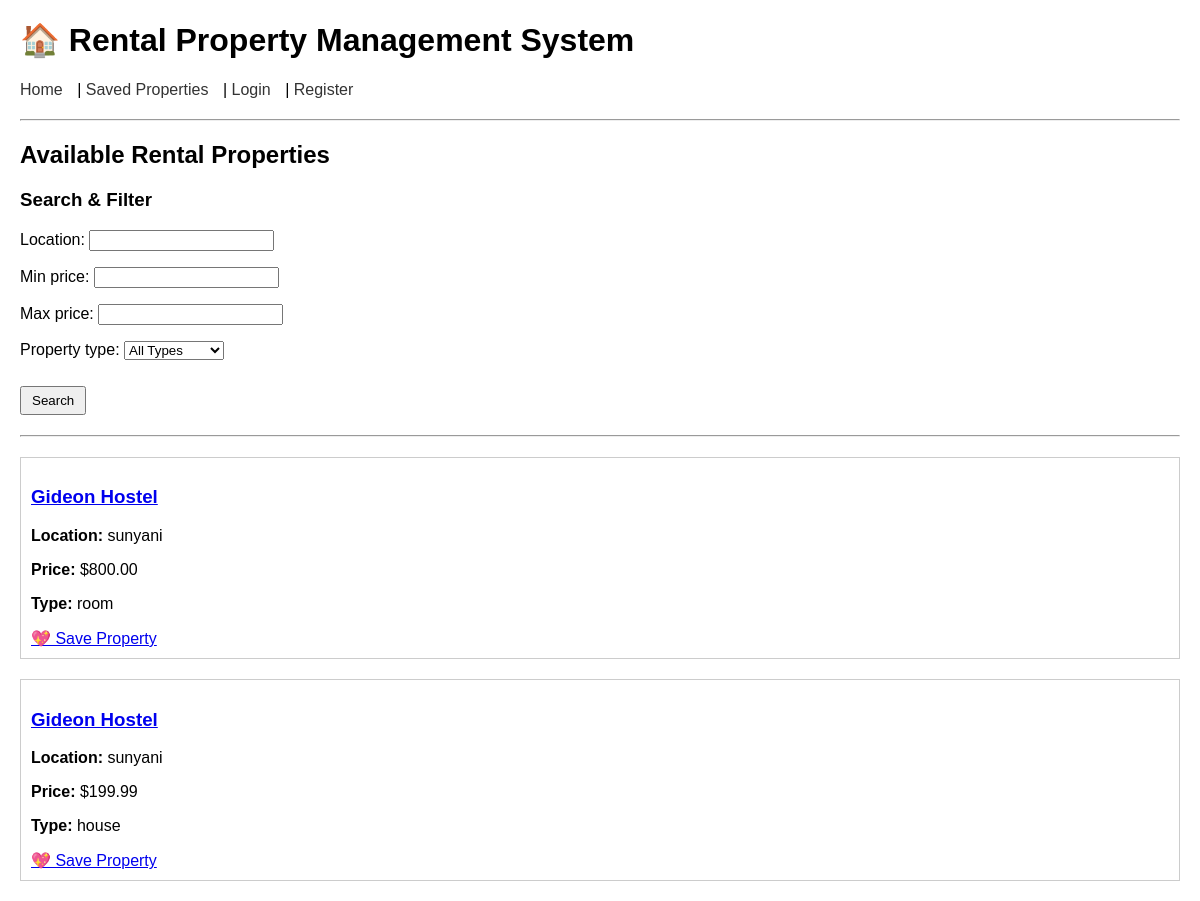
/, run on an earlier commit of the app's database.
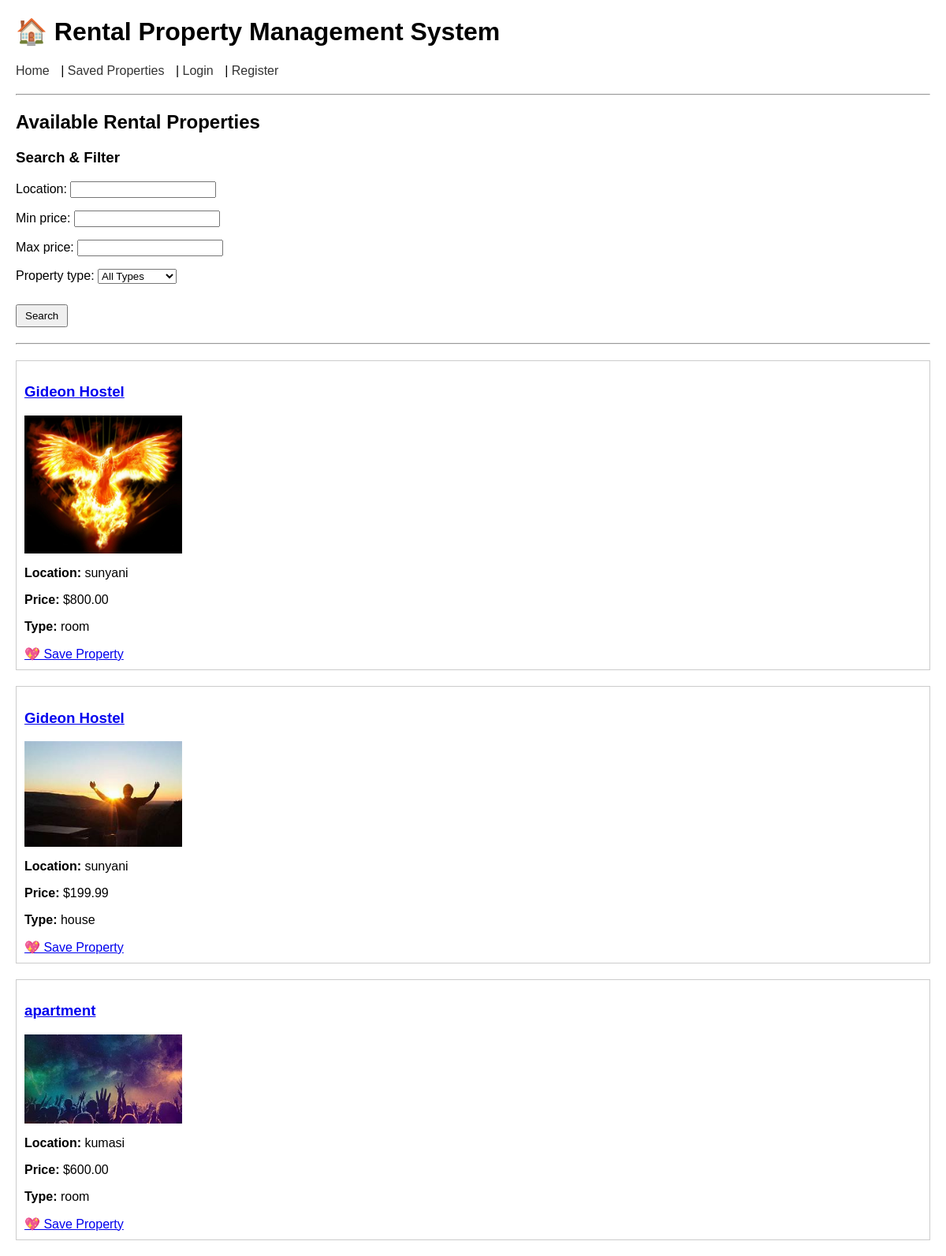
And on a later commit of the database.
### rentals_app/models.py (models this page shows, shortened)
class Property(models.Model):
    PROPERTY_TYPE_CHOICES = (
        ('room', 'Room'),
        ('house', 'Entire House'),
    )
    owner = models.ForeignKey('rentals_app.User', on_delete=models.CASCADE, related_name='properties')
    title = models.CharField(max_length=255)
    location = models.CharField(max_length=255)
    price = models.DecimalField(max_digits=10, decimal_places=2)
    property_type = models.CharField(max_length=10, choices=PROPERTY_TYPE_CHOICES)
    description = models.TextField()
    is_available = models.BooleanField(default=True)
    contact_email = models.EmailField()
    contact_phone = models.CharField(max_length=20, blank=True, null=True)
    created_at = models.DateTimeField(auto_now_add=True)
    updated_at = models.DateTimeField(auto_now=True)
    image = models.ImageField(upload_to='property_images/', null=True, blank=True)  # <-- new field

### rentals_app/views.py (the view)
# urls.py: path('', views.property_list, name='property_list'),
def property_list(request):
    properties = Property.objects.filter(is_available=True)
    form = PropertySearchForm(request.GET)
    if form.is_valid():
        location = form.cleaned_data.get("location")
        min_price = form.cleaned_data.get("min_price")
        max_price = form.cleaned_data.get("max_price")
        property_type = form.cleaned_data.get("property_type")
        if location:
            properties = properties.filter(location__icontains=location)
        if min_price:
            properties = properties.filter(price__gte=min_price)
        if max_price:
            properties = properties.filter(price__lte=max_price)
        if property_type:
            properties = properties.filter(property_type=property_type)
    return render(request, "property_list.html", {"properties": properties, "form": form})

### rentals_app/forms.py
class PropertySearchForm(forms.Form):
    location = forms.CharField(required=False)
    min_price = forms.DecimalField(required=False, decimal_places=2)
    max_price = forms.DecimalField(required=False, decimal_places=2)
    property_type = forms.ChoiceField(
        required=False,
        choices=(
            ('', 'All Types'),
            ('room', 'Room'),
            ('house', 'Entire House'),
        )
    )

### templates/property_list.html (shortened to what this page needs)
{% extends "base.html" %}
{% block content %}
<h2>Available Rental Properties</h2>
<h3>Search & Filter</h3>
<form method="GET">
    {{ form.as_p }}
    <button type="submit">Search</button>
</form>
<hr>
{% for property in properties %}
    <div style="margin-bottom: 20px; border: 1px solid #ccc; padding: 10px;">
        <h3><a href="{% url 'property_detail' property.pk %}">{{ property.title }}</a></h3>
        {% if property.image %}
            <img src="{{ property.image.url }}" alt="{{ property.title }}" style="max-width: 200px; display:block; margin-bottom: 10px;">
        {% endif %}
        <p><strong>Location:</strong> {{ property.location }}</p>
        <p><strong>Price:</strong> ${{ property.price }}</p>
        <p><strong>Type:</strong> {{ property.property_type }}</p>
        <a href="{% url 'save_favorite' property.id %}">💖 Save Property</a>
    </div>
{% empty %}
    <p>No properties available at the moment.</p>
{% endfor %}
{% endblock %}

### templates/base.html (shortened to what this page needs)
<!DOCTYPE html>
<html>
<head>
</head>
<body>
    <header>
        <h1>🏠 Rental Property Management System</h1>
    </header>
    <nav>
        <a href="{% url 'property_list' %}">Home</a> |
        <a href="{% url 'favorite_list' %}">Saved Properties</a> |
        {% if user.is_authenticated %}
            <a href="{% url 'owner_dashboard' %}">Owner Dashboard</a> |
            <a href="{% url 'owner_logout' %}">Logout</a>
        {% else %}
            <a href="{% url 'owner_login' %}">Login</a> |
            <a href="{% url 'owner_register' %}">Register</a>
        {% endif %}
    </nav>
    <hr>
    {% block content %}{% endblock %}
</body>
</html>

### templates/base.html (style rules this page uses)
body { font-family: Arial, sans-serif; margin: 20px; }
header { margin-bottom: 20px; }
nav a { margin-right: 10px; text-decoration: none; color: #333; }
hr { margin: 20px 0; }
form { max-width: 400px; }
button { padding: 5px 10px; margin-top: 10px; }

What changed in the data, as far as the page shows it:
changed Property (number 1 of 3 on the later page): image: picture added
changed Property "house": image: picture added
added Property: title "apartment", image (picture), location "kumasi", price "600.00", property_type "room"
